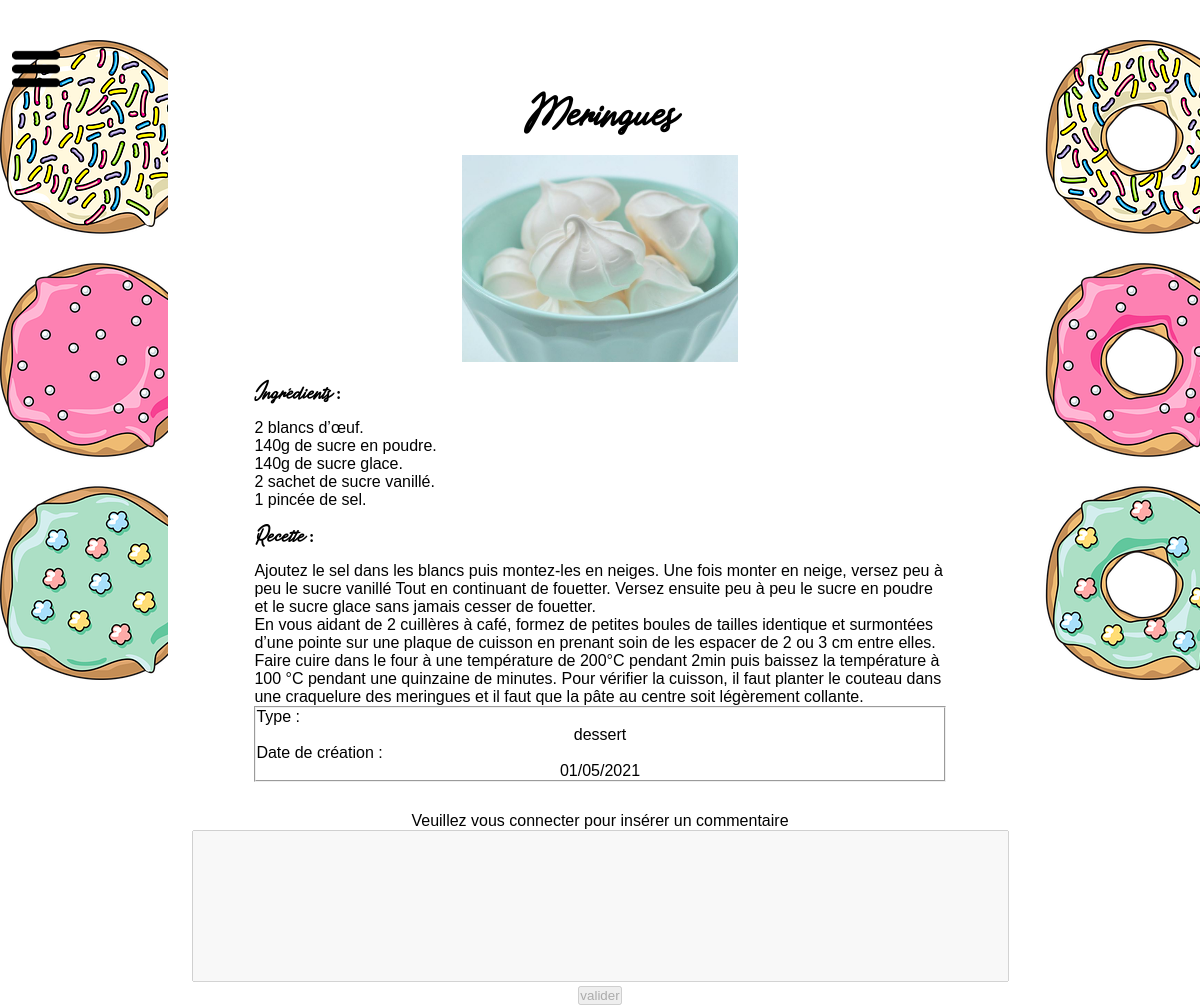
Page /PHP/article.php?article=1 on the committed database.
### tables this page shows
CREATE TABLE `articles` (
  `id` int(11) NOT NULL,
  `titre` varchar(45) NOT NULL,
  `type` varchar(20) NOT NULL,
  `ingrédients` text NOT NULL,
  `recette` text NOT NULL,
  `img` varchar(20) NOT NULL,
  `dates` date NOT NULL DEFAULT current_timestamp()
);

### PHP/article.php (the view, shortened to what this page needs)
<?php
        if(isset($_SESSION['email'])){
          $chemin1="PHP/myspace.php";
          $com="Donnez nous votre avis";
          if(isset($_POST['valider'])){
            $connexion=mysqli_connect("localhost","root","","projet");
            echo mysqli_connect_error();
            $email=$_SESSION['email'];
            $requete = "SELECT * FROM Personnes WHERE email = '$email'";
            $res = mysqli_query($connexion,$requete);
            $user = mysqli_fetch_array($res);
            $id=$_GET['article'];
            $auteur=$user['nom']." ".$user['prenom'];
            $texte = $_POST['commentaire'];
            $texte = addslashes($texte);
            $req ="INSERT INTO commentaire (id_article, auteur, texte) VALUES('$id','$auteur','$texte')";
            mysqli_query($connexion,$req);
            mysqli_close($connexion);
            header("location:article.php?article=$id");
          }
        }else{
          $chemin1="PHP/connexion.php";
          $com="Veuillez vous connecter pour insérer un commentaire";
          $error="Pas connecté";
        }
?>
<!DOCTYPE html>
<html lang="fr">
  <head>
    <link rel="stylesheet" href="../CSS/article.css"/>
  </head>
  <body>
    <div class="bacgauche"></div>
    <div class="bacdroite"></div>
    <div id="wrap">
      <header class="header">
        <nav class="nav">
          <a href="#wrap" id="open">
            <img src="../images/burger.png" alt=""/>
          </a>
          <h1><a href="../">Menu</a></h1>
          <a href="../<?php echo($chemin1) ?>" TARGET=_BLANK>Mon compte</a>
          <a href="../PHP/newarticle.php">Nouvel article</a>
          <a href="../PHP/info.php">à propos</a>
        </nav>
      </header>
    </div>
    <div class="corp">
        <?php
          $connexion=mysqli_connect("localhost","root","","projet");
          $id=$_GET['article'];
          $reqarticle = mysqli_query($connexion, "SELECT * FROM articles WHERE id = '$id'");
          if($reqarticle){
            $article = mysqli_fetch_array($reqarticle);
            echo("<div id='div_cont'>");
            echo("<h2>".$article['titre']."</h2>");
            echo("<img src='../images/".$article['img'].".jpg' alt=''/>");
            echo("<h3>Ingrédients :</h3>");
            echo nl2br("<p>".$article['ingrédients']."</p>");
            echo("<h3>Recette :</h3>");
            echo nl2br("<p>".$article['recette']."</p>");
            echo("<fieldset>");
            echo("<p>Type :</p>");
            echo($article['type']);
            echo("<p>Date de création :</p>");
            echo(implode('/', array_reverse(explode('-', $article['dates']))));
            echo("</fieldset>");
            echo("</div>");
          }
        ?>
        <form method="post">
            <p><label for="commentaire"><?php echo($com);?></label> <br/>
                <textarea id="commentaire" name="commentaire" rows="10" cols="100" <?php if(isset($error)){echo("disabled='disabled'"); } ?> ></textarea></p>
            <p><input type="submit" name="valider" value="valider" class="boutons" <?php if(isset($error)){echo("disabled='disabled'"); } ?>/></p>
        </form>
    </div>
  </body>
</html>

### CSS/article.css (style rules this page uses)
* { margin: 0px; padding: 0px; font-family: Avenir, sans-serif; }
.bacgauche { min-width:14%; min-height: 100%; left:0px; z-index:0; position:fixed; background-image:url(../images/bacgauche.png); width:14%; height: auto; background-repeat: no-repeat; }
.bacdroite { min-width:14%; min-height: 100%; right:0px; z-index:0; position:fixed; background-image:url(../images/bacdroite.png); width:14%; height: auto; background-repeat: no-repeat; }
.corp { background-color:white; margin: auto; width: 72%; height:100%; }
.corp:not(#div_cont) { text-align:center; }
#wrap { font-family: sans-serif; font-size: 21px; line-height: 1.6; position: fixed; top : 10px; left: 10px ; margin: 0; display: flex; color: #0f0; transition: transform .4s cubic-bezier(.25, .1, .25, 1); }
#wrap:not(:target) { transform: translate3d(-335px, 0, 0); background: transparent; }
#open, #close { height: 44px; text-align: right; display: block; margin-right: -30px; }
.nav a { color: white; text-decoration: none; display: block; }
.header { width: 360px; padding: 0 20px; display:inline-block; vertical-align:top; }
.nav { padding: 25px; }
.nav a { display: block; text-decoration: none; color: white; border-bottom: 2px solid transparent; padding: 10px 0px; }
#div_cont { width:80%; margin:auto; margin-top:40px; padding: 30px; }
#div_cont img { width: 40%; height: auto; }
#div_cont p, h3 { text-align:left; }
#div_cont { text-align: center; }
#div_cont h2, h3 { padding-bottom:10px; padding-top:10px; }
form { text-align:center; }
textarea { resize:none; }
#div_cont h2 { font-family: "Travel Light Personal Use"; font-size: 2em; }
#div_cont h3 { font-family: "Travel Light Personal Use"; font-size: 1em; }

### rows in the picture
articles: titre "Meringues", img (picture), ingrédients "2 blancs d’œuf. 140g de sucre en poudre. 140g de sucre glace. 2 sachet de sucre vanillé. 1 pincée de sel.", recette "Ajoutez le sel dans les blancs puis montez-les en neiges. Une fois monter en neige, versez peu à peu le sucre vanillé Tout en continuant de fouetter. Versez ensuite peu à peu le sucre en poudre et le sucre glace sans jamais cesser de fouetter. En vous aidant de 2 cuillères à café, formez de petites boules de tailles identique et surmontées d’une pointe sur une plaque de cuisson en prenant soin de les espacer de 2 ou 3 cm entre elles. Faire cuire dans le four à une température de 200°C pendant 2min puis baissez la température à 100 °C pendant une quinzaine de minutes. Pour vérifier la cuisson, il faut planter le couteau dans une craquelure des meringues et il faut que la pâte au centre soit…", type "dessert", dates "01/05/2021"

### other values in the picture
$com "Veuillez vous connecter pour insérer un commentaire"
